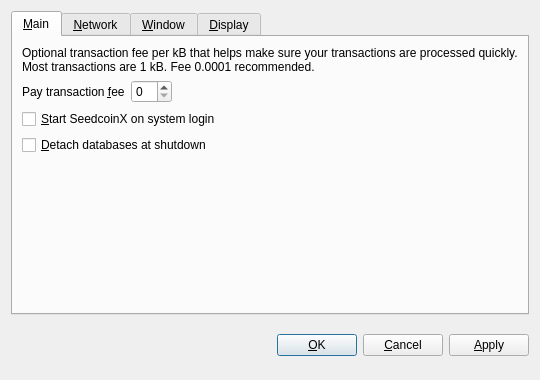
<?xml version="1.0" encoding="UTF-8"?>
<ui version="4.0">
 <class>OptionsDialog</class>
 <widget class="QDialog" name="OptionsDialog">
  <property name="geometry">
   <rect>
    <x>0</x>
    <y>0</y>
    <width>540</width>
    <height>380</height>
   </rect>
  </property>
  <property name="windowTitle">
   <string>Options</string>
  </property>
  <property name="modal">
   <bool>true</bool>
  </property>
  <layout class="QVBoxLayout" name="verticalLayout">
   <item>
    <widget class="QTabWidget" name="tabWidget">
     <property name="tabPosition">
      <enum>QTabWidget::North</enum>
     </property>
     <property name="currentIndex">
      <number>0</number>
     </property>
     <widget class="QWidget" name="tabMain">
      <attribute name="title">
       <string>&amp;Main</string>
      </attribute>
      <layout class="QVBoxLayout" name="verticalLayout_Main">
       <item>
        <widget class="QLabel" name="transactionFeeInfoLabel">
         <property name="text">
          <string>Optional transaction fee per kB that helps make sure your transactions are processed quickly. Most transactions are 1 kB. Fee 0.0001 recommended.</string>
         </property>
         <property name="textFormat">
          <enum>Qt::PlainText</enum>
         </property>
         <property name="wordWrap">
          <bool>true</bool>
         </property>
        </widget>
       </item>
       <item>
        <layout class="QHBoxLayout" name="horizontalLayout_Main">
         <item>
          <widget class="QLabel" name="transactionFeeLabel">
           <property name="text">
            <string>Pay transaction &amp;fee</string>
           </property>
           <property name="textFormat">
            <enum>Qt::PlainText</enum>
           </property>
           <property name="buddy">
            <cstring>transactionFee</cstring>
           </property>
          </widget>
         </item>
         <item>
          <widget class="SeedcoinXAmountField" name="transactionFee"/>
         </item>
         <item>
          <spacer name="horizontalSpacer_Main">
           <property name="orientation">
            <enum>Qt::Horizontal</enum>
           </property>
           <property name="sizeHint" stdset="0">
            <size>
             <width>40</width>
             <height>20</height>
            </size>
           </property>
          </spacer>
         </item>
        </layout>
       </item>
       <item>
        <widget class="QCheckBox" name="SeedcoinXAtStartup">
         <property name="toolTip">
          <string>Automatically start SeedcoinX after logging in to the system.</string>
         </property>
         <property name="text">
          <string>&amp;Start SeedcoinX on system login</string>
         </property>
        </widget>
       </item>
       <item>
        <widget class="QCheckBox" name="detachDatabases">
         <property name="toolTip">
          <string>Detach block and address databases at shutdown. This means they can be moved to another data directory, but it slows down shutdown. The wallet is always detached.</string>
         </property>
         <property name="text">
          <string>&amp;Detach databases at shutdown</string>
         </property>
        </widget>
       </item>
       <item>
        <spacer name="verticalSpacer_Main">
         <property name="orientation">
          <enum>Qt::Vertical</enum>
         </property>
         <property name="sizeHint" stdset="0">
          <size>
           <width>20</width>
           <height>40</height>
          </size>
         </property>
        </spacer>
       </item>
      </layout>
     </widget>
     <widget class="QWidget" name="tabNetwork">
      <attribute name="title">
       <string>&amp;Network</string>
      </attribute>
      <layout class="QVBoxLayout" name="verticalLayout_Network">
       <item>
        <widget class="QCheckBox" name="mapPortUpnp">
         <property name="toolTip">
          <string>Automatically open the SeedcoinX client port on the router. This only works when your router supports UPnP and it is enabled.</string>
         </property>
         <property name="text">
          <string>Map port using &amp;UPnP</string>
         </property>
        </widget>
       </item>
       <item>
        <widget class="QCheckBox" name="connectSocks">
         <property name="toolTip">
          <string>Connect to the SeedcoinX network through a SOCKS proxy (e.g. when connecting through Tor).</string>
         </property>
         <property name="text">
          <string>&amp;Connect through SOCKS proxy:</string>
         </property>
        </widget>
       </item>
       <item>
        <layout class="QHBoxLayout" name="horizontalLayout_Network">
         <item>
          <widget class="QLabel" name="proxyIpLabel">
           <property name="text">
            <string>Proxy &amp;IP:</string>
           </property>
           <property name="textFormat">
            <enum>Qt::PlainText</enum>
           </property>
           <property name="buddy">
            <cstring>proxyIp</cstring>
           </property>
          </widget>
         </item>
         <item>
          <widget class="QValidatedLineEdit" name="proxyIp" native="true">
           <property name="maximumSize">
            <size>
             <width>140</width>
             <height>16777215</height>
            </size>
           </property>
           <property name="toolTip">
            <string>IP address of the proxy (e.g. 127.0.0.1)</string>
           </property>
          </widget>
         </item>
         <item>
          <widget class="QLabel" name="proxyPortLabel">
           <property name="text">
            <string>&amp;Port:</string>
           </property>
           <property name="textFormat">
            <enum>Qt::PlainText</enum>
           </property>
           <property name="buddy">
            <cstring>proxyPort</cstring>
           </property>
          </widget>
         </item>
         <item>
          <widget class="QLineEdit" name="proxyPort">
           <property name="maximumSize">
            <size>
             <width>55</width>
             <height>16777215</height>
            </size>
           </property>
           <property name="toolTip">
            <string>Port of the proxy (e.g. 9050)</string>
           </property>
          </widget>
         </item>
         <item>
          <widget class="QLabel" name="socksVersionLabel">
           <property name="text">
            <string>SOCKS &amp;Version:</string>
           </property>
           <property name="textFormat">
            <enum>Qt::PlainText</enum>
           </property>
           <property name="buddy">
            <cstring>socksVersion</cstring>
           </property>
          </widget>
         </item>
         <item>
          <widget class="QValueComboBox" name="socksVersion">
           <property name="toolTip">
            <string>SOCKS version of the proxy (e.g. 5)</string>
           </property>
          </widget>
         </item>
         <item>
          <spacer name="horizontalSpacer_Network">
           <property name="orientation">
            <enum>Qt::Horizontal</enum>
           </property>
           <property name="sizeHint" stdset="0">
            <size>
             <width>40</width>
             <height>20</height>
            </size>
           </property>
          </spacer>
         </item>
        </layout>
       </item>
       <item>
        <spacer name="verticalSpacer_Network">
         <property name="orientation">
          <enum>Qt::Vertical</enum>
         </property>
         <property name="sizeHint" stdset="0">
          <size>
           <width>20</width>
           <height>40</height>
          </size>
         </property>
        </spacer>
       </item>
      </layout>
     </widget>
     <widget class="QWidget" name="tabWindow">
      <attribute name="title">
       <string>&amp;Window</string>
      </attribute>
      <layout class="QVBoxLayout" name="verticalLayout_Window">
       <item>
        <widget class="QCheckBox" name="minimizeToTray">
         <property name="toolTip">
          <string>Show only a tray icon after minimizing the window.</string>
         </property>
         <property name="text">
          <string>&amp;Minimize to the tray instead of the taskbar</string>
         </property>
        </widget>
       </item>
       <item>
        <widget class="QCheckBox" name="minimizeOnClose">
         <property name="toolTip">
          <string>Minimize instead of exit the application when the window is closed. When this option is enabled, the application will be closed only after selecting Quit in the menu.</string>
         </property>
         <property name="text">
          <string>M&amp;inimize on close</string>
         </property>
        </widget>
       </item>
       <item>
        <spacer name="verticalSpacer_Window">
         <property name="orientation">
          <enum>Qt::Vertical</enum>
         </property>
         <property name="sizeHint" stdset="0">
          <size>
           <width>20</width>
           <height>40</height>
          </size>
         </property>
        </spacer>
       </item>
      </layout>
     </widget>
     <widget class="QWidget" name="tabDisplay">
      <attribute name="title">
       <string>&amp;Display</string>
      </attribute>
      <layout class="QVBoxLayout" name="verticalLayout_Display">
       <item>
        <layout class="QHBoxLayout" name="horizontalLayout_1_Display">
         <item>
          <widget class="QLabel" name="langLabel">
           <property name="text">
            <string>User Interface &amp;language:</string>
           </property>
           <property name="textFormat">
            <enum>Qt::PlainText</enum>
           </property>
           <property name="buddy">
            <cstring>lang</cstring>
           </property>
          </widget>
         </item>
         <item>
          <widget class="QValueComboBox" name="lang">
           <property name="toolTip">
            <string>The user interface language can be set here. This setting will take effect after restarting SeedcoinX.</string>
           </property>
          </widget>
         </item>
        </layout>
       </item>
       <item>
        <layout class="QHBoxLayout" name="horizontalLayout_2_Display">
         <item>
          <widget class="QLabel" name="unitLabel">
           <property name="text">
            <string>&amp;Unit to show amounts in:</string>
           </property>
           <property name="textFormat">
            <enum>Qt::PlainText</enum>
           </property>
           <property name="buddy">
            <cstring>unit</cstring>
           </property>
          </widget>
         </item>
         <item>
          <widget class="QValueComboBox" name="unit">
           <property name="toolTip">
            <string>Choose the default subdivision unit to show in the interface and when sending coins.</string>
           </property>
          </widget>
         </item>
        </layout>
       </item>
       <item>
        <widget class="QCheckBox" name="displayAddresses">
         <property name="toolTip">
          <string>Whether to show SeedcoinX addresses in the transaction list or not.</string>
         </property>
         <property name="text">
          <string>&amp;Display addresses in transaction list</string>
         </property>
        </widget>
       </item>
       <item>
        <spacer name="verticalSpacer_Display">
         <property name="orientation">
          <enum>Qt::Vertical</enum>
         </property>
         <property name="sizeHint" stdset="0">
          <size>
           <width>20</width>
           <height>40</height>
          </size>
         </property>
        </spacer>
       </item>
      </layout>
     </widget>
    </widget>
   </item>
   <item>
    <layout class="QHBoxLayout" name="horizontalLayout_Buttons">
     <item>
      <spacer name="horizontalSpacer_1">
       <property name="orientation">
        <enum>Qt::Horizontal</enum>
       </property>
       <property name="sizeHint" stdset="0">
        <size>
         <width>40</width>
         <height>48</height>
        </size>
       </property>
      </spacer>
     </item>
     <item>
      <widget class="QLabel" name="statusLabel">
       <property name="font">
        <font>
         <weight>75</weight>
         <bold>true</bold>
        </font>
       </property>
       <property name="text">
        <string/>
       </property>
       <property name="textFormat">
        <enum>Qt::PlainText</enum>
       </property>
       <property name="wordWrap">
        <bool>true</bool>
       </property>
      </widget>
     </item>
     <item>
      <spacer name="horizontalSpacer_2">
       <property name="orientation">
        <enum>Qt::Horizontal</enum>
       </property>
       <property name="sizeHint" stdset="0">
        <size>
         <width>40</width>
         <height>48</height>
        </size>
       </property>
      </spacer>
     </item>
     <item>
      <widget class="QPushButton" name="okButton">
       <property name="text">
        <string>&amp;OK</string>
       </property>
      </widget>
     </item>
     <item>
      <widget class="QPushButton" name="cancelButton">
       <property name="text">
        <string>&amp;Cancel</string>
       </property>
       <property name="autoDefault">
        <bool>false</bool>
       </property>
      </widget>
     </item>
     <item>
      <widget class="QPushButton" name="applyButton">
       <property name="text">
        <string>&amp;Apply</string>
       </property>
       <property name="autoDefault">
        <bool>false</bool>
       </property>
      </widget>
     </item>
    </layout>
   </item>
  </layout>
 </widget>
 <customwidgets>
  <customwidget>
   <class>QValidatedLineEdit</class>
   <extends>QWidget</extends>
   <header>qvalidatedlineedit.h</header>
  </customwidget>
  <customwidget>
   <class>SeedcoinXAmountField</class>
   <extends>QSpinBox</extends>
   <header>SeedcoinXamountfield.h</header>
  </customwidget>
  <customwidget>
   <class>QValueComboBox</class>
   <extends>QComboBox</extends>
   <header>qvaluecombobox.h</header>
  </customwidget>
 </customwidgets>
 <resources/>
 <connections/>
</ui>
